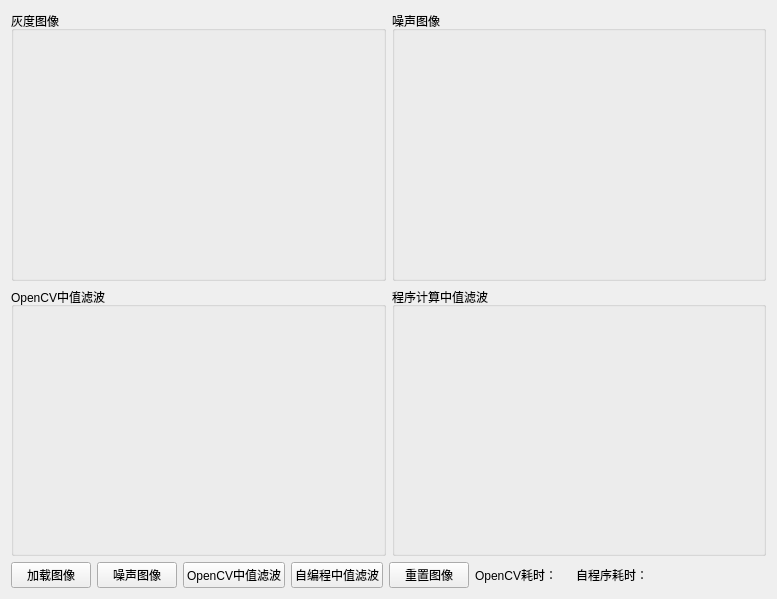
<?xml version="1.0" encoding="UTF-8"?>
<ui version="4.0">
 <class>Widget</class>
 <widget class="QWidget" name="Widget">
  <property name="geometry">
   <rect>
    <x>0</x>
    <y>0</y>
    <width>777</width>
    <height>599</height>
   </rect>
  </property>
  <property name="windowTitle">
   <string>Widget</string>
  </property>
  <layout class="QGridLayout" name="gridLayout">
   <item row="0" column="0">
    <widget class="QGroupBox" name="groupBox">
     <property name="sizePolicy">
      <sizepolicy hsizetype="Preferred" vsizetype="Expanding">
       <horstretch>0</horstretch>
       <verstretch>0</verstretch>
      </sizepolicy>
     </property>
     <property name="title">
      <string>灰度图像</string>
     </property>
     <layout class="QVBoxLayout" name="verticalLayout">
      <item>
       <widget class="QLabel" name="lbl_grayPic">
        <property name="text">
         <string/>
        </property>
       </widget>
      </item>
     </layout>
    </widget>
   </item>
   <item row="0" column="1">
    <widget class="QGroupBox" name="groupBox_4">
     <property name="sizePolicy">
      <sizepolicy hsizetype="Preferred" vsizetype="Expanding">
       <horstretch>0</horstretch>
       <verstretch>0</verstretch>
      </sizepolicy>
     </property>
     <property name="title">
      <string>噪声图像</string>
     </property>
     <layout class="QVBoxLayout" name="verticalLayout_4">
      <item>
       <widget class="QLabel" name="lbl_saltPic">
        <property name="text">
         <string/>
        </property>
       </widget>
      </item>
     </layout>
    </widget>
   </item>
   <item row="1" column="0">
    <widget class="QGroupBox" name="groupBox_2">
     <property name="sizePolicy">
      <sizepolicy hsizetype="Preferred" vsizetype="Expanding">
       <horstretch>0</horstretch>
       <verstretch>0</verstretch>
      </sizepolicy>
     </property>
     <property name="title">
      <string>OpenCV中值滤波</string>
     </property>
     <layout class="QVBoxLayout" name="verticalLayout_2">
      <item>
       <widget class="QLabel" name="lbl_MedianOpenCV">
        <property name="text">
         <string/>
        </property>
       </widget>
      </item>
     </layout>
    </widget>
   </item>
   <item row="1" column="1">
    <widget class="QGroupBox" name="groupBox_3">
     <property name="sizePolicy">
      <sizepolicy hsizetype="Preferred" vsizetype="Expanding">
       <horstretch>0</horstretch>
       <verstretch>0</verstretch>
      </sizepolicy>
     </property>
     <property name="title">
      <string>程序计算中值滤波</string>
     </property>
     <layout class="QVBoxLayout" name="verticalLayout_3">
      <item>
       <widget class="QLabel" name="lbl_MedianBasic">
        <property name="text">
         <string/>
        </property>
       </widget>
      </item>
     </layout>
    </widget>
   </item>
   <item row="2" column="0" colspan="2">
    <layout class="QHBoxLayout" name="horizontalLayout">
     <item>
      <widget class="QPushButton" name="btn_loadPic">
       <property name="text">
        <string>加载图像</string>
       </property>
      </widget>
     </item>
     <item>
      <widget class="QPushButton" name="btn_saltPic">
       <property name="text">
        <string>噪声图像</string>
       </property>
      </widget>
     </item>
     <item>
      <widget class="QPushButton" name="btn_MedianOpenCV">
       <property name="text">
        <string>OpenCV中值滤波</string>
       </property>
      </widget>
     </item>
     <item>
      <widget class="QPushButton" name="btn_MedianBasic">
       <property name="text">
        <string>自编程中值滤波</string>
       </property>
      </widget>
     </item>
     <item>
      <widget class="QPushButton" name="btn_resetPic">
       <property name="text">
        <string>重置图像</string>
       </property>
      </widget>
     </item>
     <item>
      <widget class="QLabel" name="label">
       <property name="text">
        <string>OpenCV耗时：</string>
       </property>
      </widget>
     </item>
     <item>
      <widget class="QLabel" name="lbl_takeTimeCV">
       <property name="text">
        <string/>
       </property>
      </widget>
     </item>
     <item>
      <widget class="QLabel" name="label_4">
       <property name="text">
        <string>自程序耗时：</string>
       </property>
      </widget>
     </item>
     <item>
      <widget class="QLabel" name="lbl_takeTimeOwn">
       <property name="text">
        <string/>
       </property>
      </widget>
     </item>
     <item>
      <spacer name="horizontalSpacer">
       <property name="orientation">
        <enum>Qt::Horizontal</enum>
       </property>
       <property name="sizeHint" stdset="0">
        <size>
         <width>40</width>
         <height>20</height>
        </size>
       </property>
      </spacer>
     </item>
    </layout>
   </item>
  </layout>
 </widget>
 <resources/>
 <connections/>
</ui>
